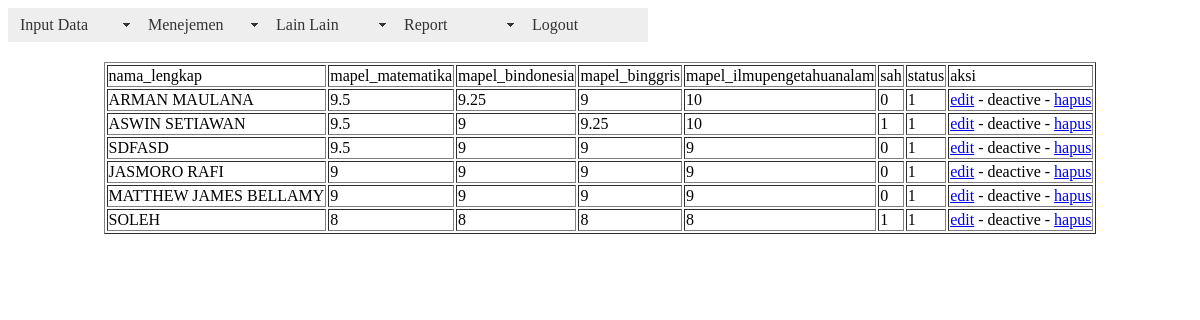
/panel/tampil_nilai.php (signed in), run on the app's committed database.
### tables this page shows
CREATE TABLE IF NOT EXISTS `ppdb_nilai` (
  `id_ppdb_nilai` int(10) NOT NULL AUTO_INCREMENT,
  `id_ppdb` int(10) NOT NULL,
  `mapel_matematika` double NOT NULL,
  `mapel_bindonesia` double NOT NULL,
  `mapel_binggris` double NOT NULL,
  `mapel_ilmupengetahuanalam` double NOT NULL,
  `total_nilai` double NOT NULL,
  `sah` int(2) NOT NULL DEFAULT '0',
  `status` tinyint(1) NOT NULL DEFAULT '0',
  PRIMARY KEY (`id_ppdb_nilai`)
);

CREATE TABLE IF NOT EXISTS `ppdb_biodata` (
  `id_ppdb` bigint(20) NOT NULL AUTO_INCREMENT,
  `nomor_pendaftaran` varchar(100) NOT NULL,
  `nama_lengkap` varchar(255) NOT NULL,
  `jenis_kelamin` varchar(2) NOT NULL,
  `id_agama` int(2) NOT NULL,
  `tempat_lahir` varchar(255) NOT NULL,
  `tanggal_lahir` date NOT NULL,
  `umur` int(3) NOT NULL,
  `alamat_rumah` varchar(500) NOT NULL,
  `rt_rw` varchar(10) NOT NULL,
  `kecamatan` varchar(100) NOT NULL,
  `kabupaten` varchar(100) NOT NULL,
  `kode_pos` int(10) NOT NULL,
  `no_hp_calon_siswa` varchar(20) NOT NULL,
  `tinggi_badan` int(4) NOT NULL,
  `berat_badan` int(4) NOT NULL,
  `golongan_darah` varchar(3) NOT NULL,
  `nama_ayah_kandung` varchar(100) NOT NULL,
  `id_pekerjaan_ayah` int(10) NOT NULL,
  `nama_ibu_kandung` varchar(100) NOT NULL,
  `id_pekerjaan_ibu` int(10) NOT NULL,
  `no_hp_orang_tua` varchar(20) NOT NULL,
  `asal_sekolah` varchar(255) NOT NULL,
  `tahun_lulus` year(4) NOT NULL,
  `piagam_prestasi` tinyint(1) NOT NULL DEFAULT '0',
  `fc_raport` tinyint(1) NOT NULL DEFAULT '0',
  `ijasah` tinyint(1) NOT NULL DEFAULT '0',
  `skhun` tinyint(1) NOT NULL DEFAULT '0',
  `id_program_studi` int(10) NOT NULL,
  `tempat_daftar` varchar(100) NOT NULL,
  `tanggal_daftar` date NOT NULL,
  `mengetahui` varchar(255) NOT NULL,
  `jalur` varchar(25) NOT NULL,
  `status_hapus` int(2) NOT NULL DEFAULT '0',
  `status_sah` int(2) NOT NULL DEFAULT '0',
  `status_terima` int(2) NOT NULL DEFAULT '0',
  `foto` varchar(200) NOT NULL DEFAULT 'default.jpg',
  `id_petugas` int(10) NOT NULL,
  PRIMARY KEY (`id_ppdb`)
);

### panel/tampil_nilai.php (the view, shortened to what this page needs)
<?php require_once('../Connections/connect.php'); ?>
<?php require_once('../inc/header.php'); ?>
<?php
$maxRows_ppdb_nilai = 10;
$pageNum_ppdb_nilai = 0;
$startRow_ppdb_nilai = $pageNum_ppdb_nilai * $maxRows_ppdb_nilai;
$query_ppdb_nilai = "SELECT ppdb_biodata.id_ppdb, ppdb_biodata.nama_lengkap, ppdb_nilai.mapel_matematika, ppdb_nilai.mapel_bindonesia, ppdb_nilai.mapel_binggris, ppdb_nilai.mapel_ilmupengetahuanalam,  ppdb_nilai.sah,  ppdb_nilai.status FROM ppdb_nilai, ppdb_biodata WHERE ppdb_nilai.id_ppdb = ppdb_biodata.id_ppdb";
$query_limit_ppdb_nilai = sprintf("%s LIMIT %d, %d", $query_ppdb_nilai, $startRow_ppdb_nilai, $maxRows_ppdb_nilai);
$ppdb_nilai = mysql_query($query_limit_ppdb_nilai, $connect) or die(mysql_error());
$row_ppdb_nilai = mysql_fetch_assoc($ppdb_nilai);
?>
<!DOCTYPE html PUBLIC "-//W3C//DTD XHTML 1.0 Transitional//EN" "http://www.w3.org/TR/xhtml1/DTD/xhtml1-transitional.dtd">
<html xmlns="http://www.w3.org/1999/xhtml">
<head>
</head>
<body>
<table border="1" align="center">
  <tr>
    <td>nama_lengkap</td>
    <td>mapel_matematika</td>
    <td>mapel_bindonesia</td>
    <td>mapel_binggris</td>
    <td>mapel_ilmupengetahuanalam</td>
    <td>sah</td>
    <td>status</td>
    <td>aksi</td>
  </tr>
  <?php do { ?>
    <tr>
      <td><?php echo $row_ppdb_nilai['nama_lengkap']; ?></td>
      <td><?php echo $row_ppdb_nilai['mapel_matematika']; ?></td>
      <td><?php echo $row_ppdb_nilai['mapel_bindonesia']; ?></td>
      <td><?php echo $row_ppdb_nilai['mapel_binggris']; ?></td>
      <td><?php echo $row_ppdb_nilai['mapel_ilmupengetahuanalam']; ?></td>
      <td><?php echo $row_ppdb_nilai['sah']; ?></td>
      <td><?php echo $row_ppdb_nilai['status']; ?></td>
      <td><a href="edit_nilai.php?id=<?php echo $row_ppdb_nilai['id_ppdb']; ?>">edit</a> - deactive - <a href="hapus_nilai.php?id=<?php echo $row_ppdb_nilai['id_ppdb']; ?>">hapus</a></td>
    </tr>
    <?php } while ($row_ppdb_nilai = mysql_fetch_assoc($ppdb_nilai)); ?>
</table>
</body>
</html>

### data on the page
ppdb_nilai: id_ppdb.nama_lengkap "ARMAN MAULANA", mapel_matematika "9.5", mapel_bindonesia "9.25", mapel_binggris "9", mapel_ilmupengetahuanalam "10", sah "0", status "1"
ppdb_nilai: id_ppdb.nama_lengkap "ASWIN SETIAWAN", mapel_matematika "9.5", mapel_bindonesia "9", mapel_binggris "9.25", mapel_ilmupengetahuanalam "10", sah "1", status "1"
ppdb_nilai: id_ppdb.nama_lengkap "SDFASD", mapel_matematika "9.5", mapel_bindonesia "9", mapel_binggris "9", mapel_ilmupengetahuanalam "9", sah "0", status "1"
ppdb_nilai: id_ppdb.nama_lengkap "JASMORO RAFI", mapel_matematika "9", mapel_bindonesia "9", mapel_binggris "9", mapel_ilmupengetahuanalam "9", sah "0", status "1"
ppdb_nilai: id_ppdb.nama_lengkap "MATTHEW JAMES BELLAMY", mapel_matematika "9", mapel_bindonesia "9", mapel_binggris "9", mapel_ilmupengetahuanalam "9", sah "0", status "1"
ppdb_nilai: id_ppdb.nama_lengkap "SOLEH", mapel_matematika "8", mapel_bindonesia "8", mapel_binggris "8", mapel_ilmupengetahuanalam "8", sah "1", status "1"
